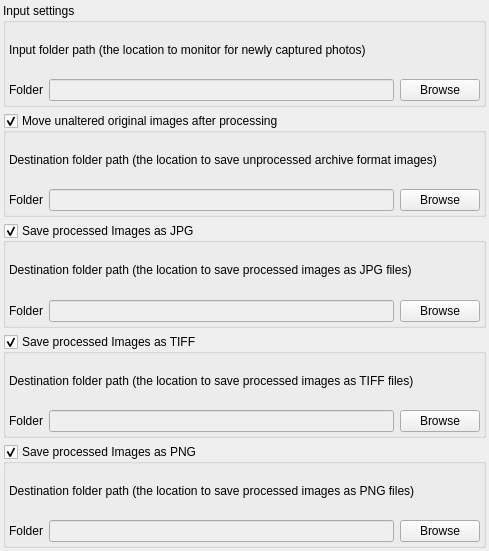
          <widget class="QWidget" name="scrollAreaWidgetContents_4">
           <property name="geometry">
            <rect>
             <x>0</x>
             <y>0</y>
             <width>489</width>
             <height>551</height>
            </rect>
           </property>
           <layout class="QVBoxLayout" name="verticalLayout_3">
            <property name="leftMargin">
             <number>3</number>
            </property>
            <property name="topMargin">
             <number>3</number>
            </property>
            <property name="rightMargin">
             <number>3</number>
            </property>
            <property name="bottomMargin">
             <number>3</number>
            </property>
            <item>
             <widget class="QGroupBox" name="group_inputSettings">
              <property name="title">
               <string>Input settings</string>
              </property>
              <property name="checkable">
               <bool>false</bool>
              </property>
              <layout class="QGridLayout" name="gridLayout_11">
               <property name="leftMargin">
                <number>3</number>
               </property>
               <property name="topMargin">
                <number>3</number>
               </property>
               <property name="rightMargin">
                <number>3</number>
               </property>
               <property name="bottomMargin">
                <number>3</number>
               </property>
               <item row="1" column="1">
                <widget class="QLineEdit" name="lineEdit_inputPath">
                 <property name="enabled">
                  <bool>false</bool>
                 </property>
                </widget>
               </item>
               <item row="1" column="0">
                <widget class="QLabel" name="label_6">
                 <property name="text">
                  <string>Folder</string>
                 </property>
                </widget>
               </item>
               <item row="1" column="2">
                <widget class="QPushButton" name="pushButton_inputPath">
                 <property name="text">
                  <string>Browse</string>
                 </property>
                </widget>
               </item>
               <item row="0" column="0" colspan="3">
                <widget class="QLabel" name="label_3">
                 <property name="text">
                  <string>Input folder path (the location to monitor for newly captured photos)</string>
                 </property>
                 <property name="buddy">
                  <cstring>label_3</cstring>
                 </property>
                </widget>
               </item>
              </layout>
             </widget>
            </item>
            <item>
             <widget class="QGroupBox" name="group_keepUnalteredRaw">
              <property name="title">
               <string>Move unaltered original images after processing</string>
              </property>
              <property name="checkable">
               <bool>true</bool>
              </property>
              <layout class="QGridLayout" name="gridLayout_10">
               <property name="leftMargin">
                <number>3</number>
               </property>
               <property name="topMargin">
                <number>3</number>
               </property>
               <property name="rightMargin">
                <number>3</number>
               </property>
               <property name="bottomMargin">
                <number>3</number>
               </property>
               <item row="1" column="0">
                <widget class="QLabel" name="label_7">
                 <property name="text">
                  <string>Folder</string>
                 </property>
                </widget>
               </item>
               <item row="1" column="1">
                <widget class="QLineEdit" name="lineEdit_pathUnalteredRaw">
                 <property name="enabled">
                  <bool>false</bool>
                 </property>
                </widget>
               </item>
               <item row="1" column="2">
                <widget class="QPushButton" name="pushButton_pathUnalteredRaw">
                 <property name="text">
                  <string>Browse</string>
                 </property>
                </widget>
               </item>
               <item row="0" column="0" colspan="3">
                <widget class="QLabel" name="label_4">
                 <property name="text">
                  <string>Destination folder path (the location to save unprocessed archive format images)</string>
                 </property>
                </widget>
               </item>
              </layout>
             </widget>
            </item>
            <item>
             <widget class="QGroupBox" name="group_saveProcessedJpg">
              <property name="title">
               <string>Save processed Images as JPG</string>
              </property>
              <property name="checkable">
               <bool>true</bool>
              </property>
              <layout class="QGridLayout" name="gridLayout_13">
               <property name="leftMargin">
                <number>3</number>
               </property>
               <property name="topMargin">
                <number>3</number>
               </property>
               <property name="rightMargin">
                <number>3</number>
               </property>
               <property name="bottomMargin">
                <number>3</number>
               </property>
               <item row="1" column="0">
                <widget class="QLabel" name="label_9">
                 <property name="text">
                  <string>Folder</string>
                 </property>
                </widget>
               </item>
               <item row="1" column="1">
                <widget class="QLineEdit" name="lineEdit_pathProcessedJpg">
                 <property name="enabled">
                  <bool>false</bool>
                 </property>
                </widget>
               </item>
               <item row="1" column="2">
                <widget class="QPushButton" name="pushButton_pathProcessedJpg">
                 <property name="text">
                  <string>Browse</string>
                 </property>
                </widget>
               </item>
               <item row="0" column="0" colspan="3">
                <widget class="QLabel" name="label_11">
                 <property name="text">
                  <string>Destination folder path (the location to save processed images as JPG files)</string>
                 </property>
                </widget>
               </item>
              </layout>
             </widget>
            </item>
            <item>
             <widget class="QGroupBox" name="group_saveProcessedTIFF">
              <property name="title">
               <string>Save processed Images as TIFF</string>
              </property>
              <property name="checkable">
               <bool>true</bool>
              </property>
              <layout class="QGridLayout" name="gridLayout_12">
               <property name="leftMargin">
                <number>3</number>
               </property>
               <property name="topMargin">
                <number>3</number>
               </property>
               <property name="rightMargin">
                <number>3</number>
               </property>
               <property name="bottomMargin">
                <number>3</number>
               </property>
               <item row="1" column="1">
                <widget class="QLineEdit" name="lineEdit_pathProcessedTIFF">
                 <property name="enabled">
                  <bool>false</bool>
                 </property>
                </widget>
               </item>
               <item row="1" column="0">
                <widget class="QLabel" name="label_8">
                 <property name="text">
                  <string>Folder</string>
                 </property>
                </widget>
               </item>
               <item row="1" column="2">
                <widget class="QPushButton" name="pushButton_pathProcessedTIFF">
                 <property name="text">
                  <string>Browse</string>
                 </property>
                </widget>
               </item>
               <item row="0" column="0" colspan="3">
                <widget class="QLabel" name="label_5">
                 <property name="text">
                  <string>Destination folder path (the location to save processed images as TIFF files)</string>
                 </property>
                </widget>
               </item>
              </layout>
             </widget>
            </item>
            <item>
             <widget class="QGroupBox" name="group_saveProcessedPng">
              <property name="title">
               <string>Save processed Images as PNG</string>
              </property>
              <property name="checkable">
               <bool>true</bool>
              </property>
              <layout class="QGridLayout" name="gridLayout_14">
               <property name="leftMargin">
                <number>3</number>
               </property>
               <property name="topMargin">
                <number>3</number>
               </property>
               <property name="rightMargin">
                <number>3</number>
               </property>
               <property name="bottomMargin">
                <number>3</number>
               </property>
               <item row="1" column="1">
                <widget class="QLineEdit" name="lineEdit_pathProcessedPng">
                 <property name="enabled">
                  <bool>false</bool>
                 </property>
                </widget>
               </item>
               <item row="1" column="0">
                <widget class="QLabel" name="label_10">
                 <property name="text">
                  <string>Folder</string>
                 </property>
                </widget>
               </item>
               <item row="1" column="2">
                <widget class="QPushButton" name="pushButton_pathProcessedPng">
                 <property name="text">
                  <string>Browse</string>
                 </property>
                </widget>
               </item>
               <item row="0" column="0" colspan="3">
                <widget class="QLabel" name="label_12">
                 <property name="text">
                  <string>Destination folder path (the location to save processed images as PNG files)</string>
                 </property>
                </widget>
               </item>
              </layout>
             </widget>
            </item>
           </layout>
          </widget>
